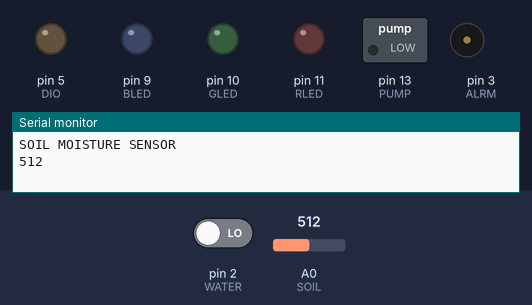
The sketch below on a simulated Arduino Uno, built with avr-gcc and run on an emulated ATmega328P. Parts: switched loads named in the sketch (green lamp = pin HIGH), output pins drawn as LEDs (lit = HIGH), buzzer (waves = sounding), the last lines printed to the serial monitor. The inputs (shaded band) are chosen by the test bench; at power-on: pin 2 (WATER) LOW, A0 (SOIL) = 512.

Above: at 2.4 s.
2.5 s: pin 2 (WATER) driven HIGH
At 6.4 s:
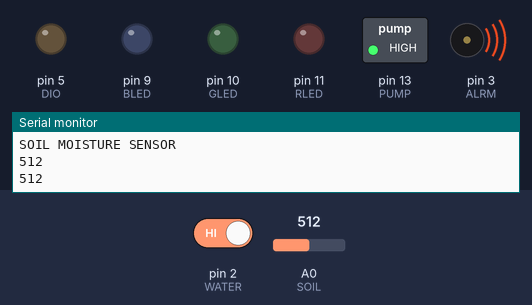
At 23.69 s:
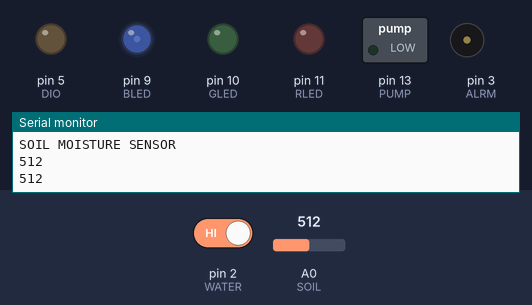
Timing chart, 0 to 24.9 s (numbered marks = the images above; inputs shaded):
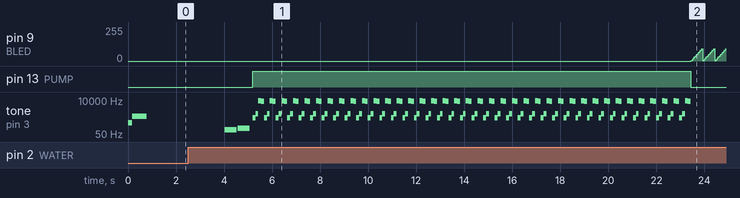

Measured:
- after the input at 2.5 s, pin 13 (PUMP): LOW → HIGH after 2.7 s
- by itself, tone on pin 3 (ALRM): plays 100 Hz for 0.50 s, 120 Hz for 0.50 s, 630 Hz for 0.12 s, 1200 Hz for 0.12 s, 9000 Hz for 0.12 s, 8000 Hz for 0.12 s … (154 notes in this stretch)

The sketch:

IAarduino.ino
```cpp
#include <EEPROM.h>
#define BLED  9 // BLUE LED D13
#define GLED  10 // GREEN LED D12
#define RLED  11 // RED LED D11
#define SVCC  4 // Soil moisture sensor power supply
#define SOIL  A0 // Analog signal from soil moisture sensor A0
#define WATER 2 // Digital signal from water tank
#define PUMP  13 // water pump
#define ALRM 3 // Buzzer
uint8_t setValue; // value remembered by our neuron
uint8_t prevValue;
const uint8_t SYMBOLS[22] =
{
  0xC0, // 0
  0xF9, // 1
  0xA4, // 2
  0xB0, // 3
  0x99, // 4
  0x92, // 5
  0x82, // 6
  0xF8, // 7
  0x80, // 8
  0x90, // 9
  0b10001000, // A
  0b10000011, // b
  0xC6, // C
  0xA1, // d
  0b10000110, // E
  0b10001110, // F
  0b00111111, // -.
  0b11011011, // %
  0b11111111,  // ' '
  0b10110110, // |||
  0b10110111, // |||
  0b11110111 // |||
};

const int SCLK = 7;  // CLOCK
const int RCLK = 6;  // LATCH
const int DIO = 5;  // DATA
int f = 1300; // длительность отображения одного показателя
uint8_t DIGITS[4] = {0, 0, 0, 0};
int i;
int my_fdig;
unsigned long next_lesson_ready;
const unsigned int settle_time = 300; // time to settle humidity value before being ready to learning again
void setup() {
  pinMode(GLED, OUTPUT);
  pinMode(RLED, OUTPUT);
  pinMode(BLED, OUTPUT);
  pinMode(ALRM, OUTPUT);
  pinMode(PUMP, OUTPUT);
  digitalWrite(PUMP, LOW);
  makeTone(300, 180);
  makeTone(800, 600);
  delay(500);
  setValue = EEPROM.read(0);
  pinMode(SCLK, OUTPUT);
  pinMode(RCLK, OUTPUT);
  pinMode(DIO, OUTPUT);
  Serial.begin(9600);
  Serial.println("SOIL MOISTURE SENSOR");
}

void update_display(int my_fdig)
{
  DIGITS[1] = SYMBOLS[my_fdig % 10];
  DIGITS[2] = SYMBOLS[my_fdig / 10 % 10];
  DIGITS[3] = SYMBOLS[my_fdig / 100];
  for (uint8_t i = 0; i < 4; ++i) {
    digitalWrite(RCLK, LOW);
    shiftOut(DIO, SCLK, MSBFIRST, DIGITS[i]);
    shiftOut(DIO, SCLK, MSBFIRST, 1 << i);
    digitalWrite(RCLK, HIGH);
    delay(2);
  }
}

void makeTone(int ntone, int duration)
{
  tone(ALRM, ntone);
  delay(duration);
  noTone(ALRM);

}
void showLed(int value) {
  int real_value = value;
  Serial.print("Learnt value = ");
  Serial.println(setValue);
  DIGITS[0] = SYMBOLS[19];
  value = constrain(value, 40, setValue);
  for (int i = 0; i < 510; i++) {
    int k = i;
    uint8_t bluled = map(value, 40, setValue, 255, 0);
    uint8_t greled = map(value, 40, setValue, 150, 0);
    uint8_t redled = map(value, 40, setValue, 0, 255);
    if (i > 255) {
      k = 510 - i;
    }
    analogWrite(RLED, redled * k / 255);
    analogWrite(GLED, greled * k / 255);
    analogWrite(BLED, bluled * k / 255);
    for (int j = 0; j < 12; j++) {
      update_display(real_value);
    }
  }
}


void noWaterAlarm() {
  for (int d = 1000; d > 100; d--)
  {
    tone(ALRM, d);
    delay(3);
  }
  noTone(ALRM);
  makeTone(100, 500);
  delay(50);
  makeTone(120, 500);
}
void playPump (int duration)
{
  unsigned long pstart = millis();
  while (millis() - pstart < duration * 1000)
  {
    makeTone(630, 120);
    makeTone(1200, 120);
    makeTone(9000, 120);
    makeTone(8000, 120);
  }
}
void startPump(int pump) {
  digitalWrite(PUMP, HIGH);
  playPump(pump); // pumping for seconds
  digitalWrite(PUMP, LOW);
  // waiting for even water distribution
  for (int d = 1; d < 20; d++)
  {
    for (int i = 1; i < 100; i = i + 10)
    {
      analogWrite(BLED, i);
      delay(50);
    }
  }
}

void loop() {
  // supply power to moisture sensor
  digitalWrite(SVCC, HIGH);
  delay(20); // settle the power
  // read sensor value - this is our synapse signal
  int soilValue = analogRead(SOIL);
  // remove power to prevent galvanic corrosion of the sensor probes
  digitalWrite(SVCC, LOW);
  Serial.println(soilValue);

  // this is our neuron making a decision
  if (digitalRead(WATER)) // read water level sensor value
    // decision 1: is it learing (tank is empty) or is it normal operation (water in the tank)
  {
    // if water is present, compare the moisture value with eeprom one
    if (soilValue > setValue) // current < eeprom, run the pump
    {
      startPump(18);
    }
    else // indicate the moisture with certain LED color for 30 sec
    {
      showLed(soilValue);
    }

  }
  else
  {
    noWaterAlarm(); // wher's my water?!!! Tank is empty
  }
  if (millis() > settle_time * 1000 && millis() > next_lesson_ready)
  {
    // if some settle time passed, compare the moisture value with previous one
    // if moisture increased by at least 5 (manual watering) write the previous value to memory,
    // and ignore further changes for 5 min.
    if (prevValue != 0 && soilValue < prevValue - 5)
    {
      EEPROM.write(0, prevValue);   // that's the moment of teaching
      setValue = prevValue;
      delay(200);
      next_lesson_ready = millis() + settle_time * 1000; // do not learn until it settles
    }
    else {
      showLed(soilValue);
      delay(1000);
    }
  }
  // store the moisture value to compare it in the next cycle
  prevValue = soilValue;
  delay(100);

}
```
